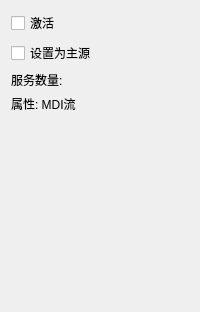
             <widget class="QWidget" name="page_4">
              <layout class="QVBoxLayout" name="verticalLayout_3">
               <item>
                <widget class="QCheckBox" name="checkBox">
                 <property name="text">
                  <string>激活</string>
                 </property>
                </widget>
               </item>
               <item>
                <widget class="QCheckBox" name="checkBox_2">
                 <property name="text">
                  <string>设置为主源</string>
                 </property>
                </widget>
               </item>
               <item>
                <widget class="QLabel" name="label_3">
                 <property name="maximumSize">
                  <size>
                   <width>100</width>
                   <height>80</height>
                  </size>
                 </property>
                 <property name="text">
                  <string>服务数量:</string>
                 </property>
                </widget>
               </item>
               <item>
                <widget class="QLabel" name="label_21">
                 <property name="text">
                  <string>属性: MDI流</string>
                 </property>
                </widget>
               </item>
               <item>
                <spacer name="verticalSpacer_6">
                 <property name="orientation">
                  <enum>Qt::Vertical</enum>
                 </property>
                 <property name="sizeHint" stdset="0">
                  <size>
                   <width>17</width>
                   <height>188</height>
                  </size>
                 </property>
                </spacer>
               </item>
              </layout>
             </widget>
